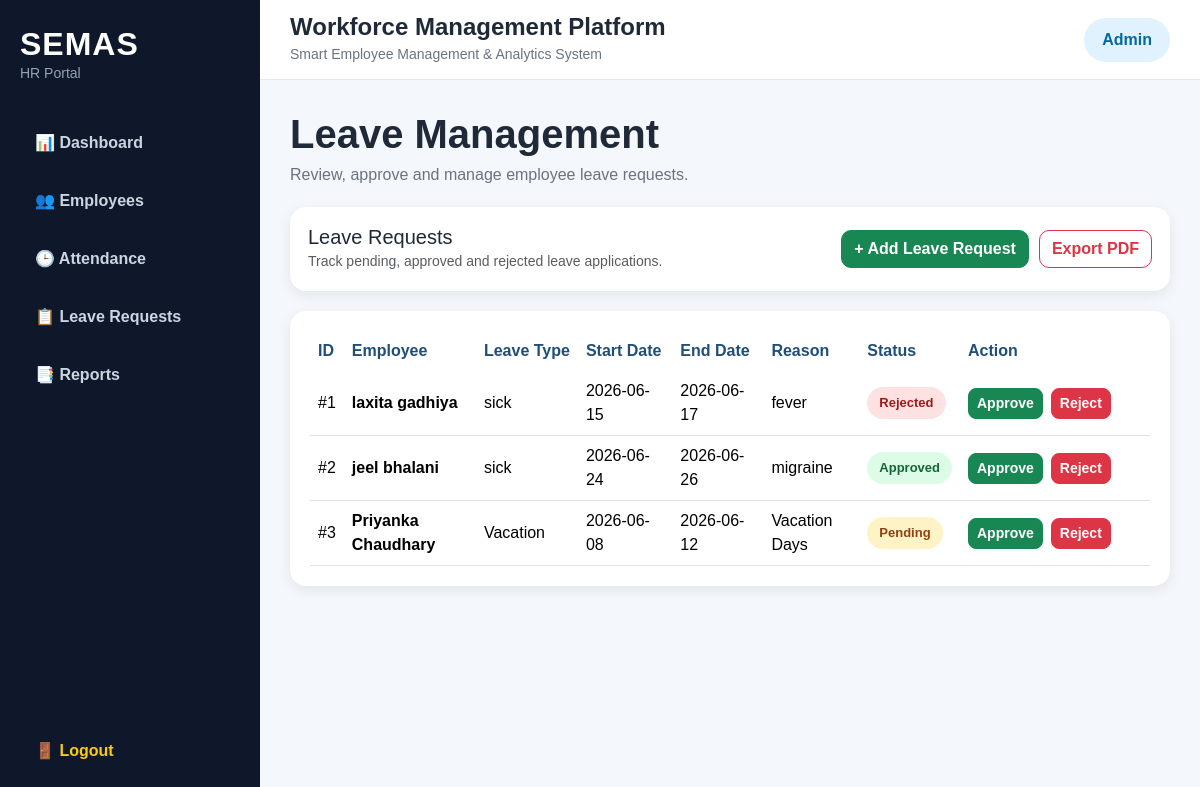
The app's page /leave-requests (signed in) with its own data.
### tables this page shows
CREATE TABLE leave_requests (
    id INTEGER PRIMARY KEY AUTOINCREMENT,
    employee_id INTEGER,
    leave_type TEXT,
    start_date TEXT,
    end_date TEXT,
    reason TEXT,
    status TEXT DEFAULT 'Pending',
    FOREIGN KEY(employee_id) REFERENCES employees(id)
);

CREATE TABLE employees (
    id INTEGER PRIMARY KEY AUTOINCREMENT,
    first_name TEXT NOT NULL,
    last_name TEXT NOT NULL,
    email TEXT UNIQUE,
    phone TEXT,
    department TEXT,
    position TEXT,
    hire_date TEXT,
    salary REAL,
    status TEXT DEFAULT 'Active'
);

### app.py (the view)
@app.route("/leave-requests")
@login_required
def leave_requests():
    conn = get_db_connection()
    requests_data = conn.execute("""
        SELECT leave_requests.id, employees.first_name, employees.last_name,
               leave_requests.leave_type, leave_requests.start_date,
               leave_requests.end_date, leave_requests.reason, leave_requests.status
        FROM leave_requests
        JOIN employees ON leave_requests.employee_id = employees.id
    """).fetchall()
    conn.close()
    return render_template("leave_requests.html", requests=requests_data)

### app.py (called while the page is built)
def get_db_connection():
    conn = sqlite3.connect(db_path)
    conn.row_factory = sqlite3.Row
    return conn

def login_required(route_function):
    @wraps(route_function)
    def wrapper(*args, **kwargs):
        if "user_id" not in session:
            return redirect("/login")
        return route_function(*args, **kwargs)
    return wrapper

### templates/leave_requests.html
{% extends "base.html" %}
{% block content %}
<div class="page-header">
    <div>
        <h1>Leave Management</h1>
        <p>Review, approve and manage employee leave requests.</p>
    </div>
</div>
<div class="toolbar-card">
    <div>
        <h5 class="mb-0">Leave Requests</h5>
        <small class="text-muted">Track pending, approved and rejected leave applications.</small>
    </div>
    <div class="toolbar-actions">
        <a href="/add-leave-request" class="btn btn-success">
            + Add Leave Request
        </a>
        <a href="/export-leave-pdf" class="btn btn-outline-danger">
            Export PDF
        </a>
    </div>
</div>
<div class="data-card">
    <div class="table-responsive">
        <table class="table table-hover align-middle company-table">
            <thead>
                <tr>
                    <th>ID</th>
                    <th>Employee</th>
                    <th>Leave Type</th>
                    <th>Start Date</th>
                    <th>End Date</th>
                    <th>Reason</th>
                    <th>Status</th>
                    <th style="width: 190px;">Action</th>
                </tr>
            </thead>
            <tbody>
                {% for request in requests %}
                <tr>
                    <td>#{{ request["id"] }}</td>
                    <td>
                        <strong>
                            {{ request["first_name"] }} {{ request["last_name"] }}
                        </strong>
                    </td>
                    <td>{{ request["leave_type"] }}</td>
                    <td>{{ request["start_date"] }}</td>
                    <td>{{ request["end_date"] }}</td>
                    <td>
                        {% if request["reason"] %}
                            {{ request["reason"] }}
                        {% else %}
                            -
                        {% endif %}
                    </td>
                    <td>
                        {% set status = request["status"] | lower | trim %}
                        {% if status == "approved" %}
                            <span class="status-badge approved-badge">Approved</span>
                        {% elif status == "rejected" %}
                            <span class="status-badge rejected-badge">Rejected</span>
                        {% elif status == "pending" %}
                            <span class="status-badge pending-badge">Pending</span>
                        {% else %}
                            <span class="status-badge inactive-badge">
                                {{ request["status"] }}
                            </span>
                        {% endif %}
                    </td>
                    <td>
                        <div class="d-flex gap-2">
                            <a href="/approve-leave/{{ request['id'] }}"
                               class="btn btn-sm btn-success">
                                Approve
                            </a>
                            <a href="/reject-leave/{{ request['id'] }}"
                               class="btn btn-sm btn-danger">
                                Reject
                            </a>
                        </div>
                    </td>
                </tr>
                {% endfor %}
            </tbody>
        </table>
    </div>
</div>
{% endblock %}

### static/style.css (style rules this page uses)
* { box-sizing: border-box; }
body { margin: 0; padding: 0; font-family: Arial, sans-serif; background: #f4f7fb; color: #1f2937; }
.page-header { display: flex; justify-content: space-between; align-items: center; margin-bottom: 20px; }
.page-header h1 { font-weight: 800; color: #1f2937; margin-bottom: 5px; }
.page-header p { color: #6b7280; margin: 0; }
.toolbar-card { background: white; padding: 18px; border-radius: 16px; box-shadow: 0 4px 14px rgba(0,0,0,0.08); margin-bottom: 20px; display: flex; justify-content: space-between; align-items: center; gap: 15px; flex-wrap: wrap; }
.toolbar-actions { display: flex; gap: 10px; flex-wrap: wrap; }
.data-card { background: white; padding: 20px; border-radius: 16px; box-shadow: 0 4px 14px rgba(0,0,0,0.08); }
.company-table { margin-bottom: 0; }
.company-table thead { background: #eaf2ff; }
.company-table thead th { color: #1f4e79; font-weight: 800; border-bottom: none; white-space: nowrap; }
.company-table td { vertical-align: middle; }
.status-badge { padding: 6px 12px; border-radius: 999px; font-weight: 700; font-size: 13px; display: inline-block; }
.approved-badge { background: #dcfce7; color: #166534; }
.rejected-badge { background: #fee2e2; color: #991b1b; }
.pending-badge { background: #fef3c7; color: #92400e; }
.btn { border-radius: 10px; font-weight: 600; }
.btn-sm { border-radius: 8px; }

### records on screen
leave_requests: id "1", first_name "laxita", last_name "gadhiya", leave_type "sick", start_date "2026-06-15", end_date "2026-06-17", reason "fever", shows "Rejected"
leave_requests: id "2", first_name "jeel", last_name "bhalani", leave_type "sick", start_date "2026-06-24", end_date "2026-06-26", reason "migraine", shows "Approved"
leave_requests: id "3", first_name "Priyanka", last_name "Chaudhary", leave_type "Vacation", start_date "2026-06-08", end_date "2026-06-12", reason "Vacation Days", shows "Pending"
